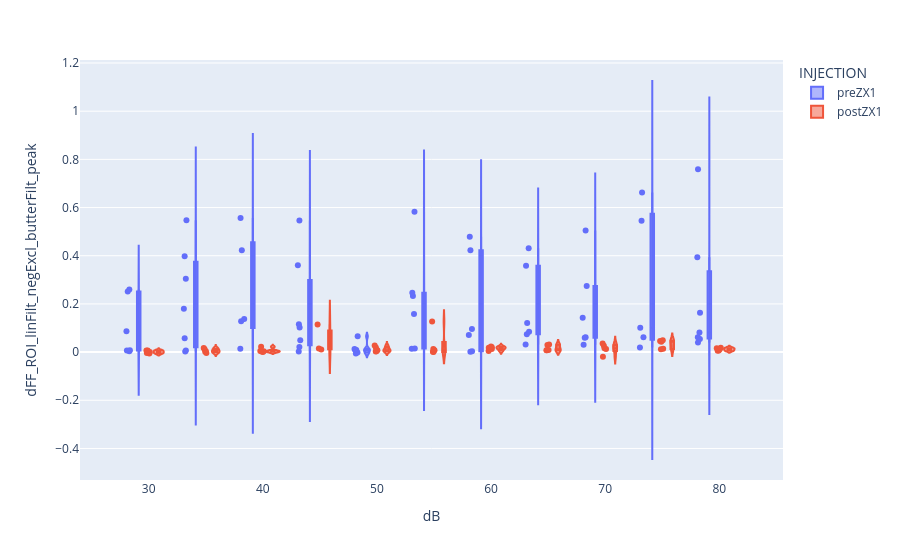

Notebook source saved alongside this figure:
### Code cell
# plot peak response amplitudes across sound intensities

import plotly.express as px

# # histogram showing averaged peak dFF across intensities between pre- and post-ZX1
# fig = px.histogram(df_drop_drop[df_drop_drop['dir']==expDir], x="dB", y="dFF_ROI_linFilt_negExcl_butterFilt_peak",
#                    color="INJECTION", barmode='group', histfunc='avg', height=400)

# # violin plot showing distribution of peak dFF across intensities between pre- and post-ZX1
# dFF response
fig = px.violin(df_drop_drop[df_drop_drop['dir']==expDir], y="dFF_ROI_linFilt_negExcl_butterFilt_peak", x="dB", color="INJECTION", box=True, points='all')

# dF response
# fig = px.violin(df_drop_drop[df_drop_drop['dir']==expDir], y="dF_ROI_linFilt_negExcl_butterFilt_peak", x="dB", color="INJECTION", box=True, points='all')

fig.show()

### Figure 1 — Plotly figure (JSON) as saved in the notebook; plotly's stock layout.template omitted (floating-point values rounded to 4 significant figures)
{"data": [{"alignmentgroup": "True", "box": {"visible": true}, "hovertemplate": "INJECTION=preZX1<br>dB=%{x}<br>dFF_ROI_linFilt_negExcl_butterFilt_peak=%{y}<extra></extra>", "legendgroup": "preZX1", "marker": {"color": "#636efa"}, "name": "preZX1", "offsetgroup": "preZX1", "orientation": "v", "points": "all", "scalegroup": "True", "showlegend": true, "type": "violin", "x": [30, 35, 50, 75, 40, 60, 55, 80, 35, 65, 70, 45, 70, 65, 50, 30, 75, 35, 60, 55, 40, 45, 80, 80, 40, 50, 30, 55, 75, 35, 60, 45, 65, 70, 30, 70, 55, 75, 45, 35, 65, 80, 50, 40, 60, 60, 35, 75, 30, 50, 80, 45, 70, 65, 40, 55, 70, 35, 30, 55, 80, 65, 60, 45, 50, 80, 45], "x0": " ", "xaxis": "x", "y": [0.004001, 0.002182, 0.01004, 0.6623, 0.5562, 0.423, 0.5825, 0.7594, 0.547, 0.3581, 0.5044, 0.002747, 0.05906, 0.08396, -0.00154, 0.007129, 0.06198, 0.398, 0.00147, 0.2468, 0.1378, 0.5458, 0.1628, 0.3936, 0.4224, -0.006094, 0.008069, 0.2328, 0.5448, 0.3047, 0.4783, 0.3609, 0.4307, 0.2748, 0.2519, 0.1428, 0.1577, 0.1011, 0.1151, 0.1802, 0.1211, 0.08155, 0.009181, 0.1282, 0.09587, 0.0712, 0.05757, 0.01921, 0.08682, 0.0653, 0.04024, 0.04926, 0.06113, 0.0314, 0.01384, 0.01342, 0.0302, 0.007041, 0.2602, 0.01526, 0.05407, 0.07448, 0.003049, 0.0208, 0.01255, 0.06202, 0.1022], "y0": " ", "yaxis": "y"}, {"alignmentgroup": "True", "box": {"visible": true}, "hovertemplate": "INJECTION=postZX1<br>dB=%{x}<br>dFF_ROI_linFilt_negExcl_butterFilt_peak=%{y}<extra></extra>", "legendgroup": "postZX1", "marker": {"color": "#EF553B"}, "name": "postZX1", "offsetgroup": "postZX1", "orientation": "v", "points": "all", "scalegroup": "True", "showlegend": true, "type": "violin", "x": [30, 35, 75, 40, 50, 60, 65, 70, 30, 60, 40, 80, 50, 45, 30, 65, 70, 75, 55, 35, 70, 65, 55, 35, 60, 45, 80, 40, 75, 50, 65, 75, 35, 80, 70, 50, 60, 55, 30, 45, 40, 40, 80, 30, 65, 35, 60, 55, 70, 50, 75, 50, 55, 80], "x0": " ", "xaxis": "x", "y": [-0.003839, 0.003948, 0.04327, 0.0001146, 0.003871, 0.004235, 0.007819, 0.01243, 0.006104, 0.01245, 0.00395, 0.01218, 0.01953, 0.1149, 0.006903, 0.03126, 0.036, 0.04887, 0.1272, -0.00366, 0.02633, 0.02966, 0.01282, 0.01155, 0.02022, 0.01452, 0.006165, 0.02217, 0.04596, 0.002345, 0.009023, 0.01203, 0.01659, 0.0181, -0.01936, 0.02747, 0.01768, 9.231e-05, 0.0006972, 0.01123, 0.004597, 0.002197, 0.005961, -0.005615, 0.007707, 0.001119, 0.02297, 0.008036, 0.01638, 0.008521, 0.01359, 0.007568, 0.001146, 0.01575], "y0": " ", "yaxis": "y"}], "layout": {"legend": {"title": {"text": "INJECTION"}, "tracegroupgap": 0}, "margin": {"t": 60}, "violinmode": "group", "xaxis": {"anchor": "y", "domain": [0, 1], "title": {"text": "dB"}}, "yaxis": {"anchor": "x", "domain": [0, 1], "title": {"text": "dFF_ROI_linFilt_negExcl_butterFilt_peak"}}}}
